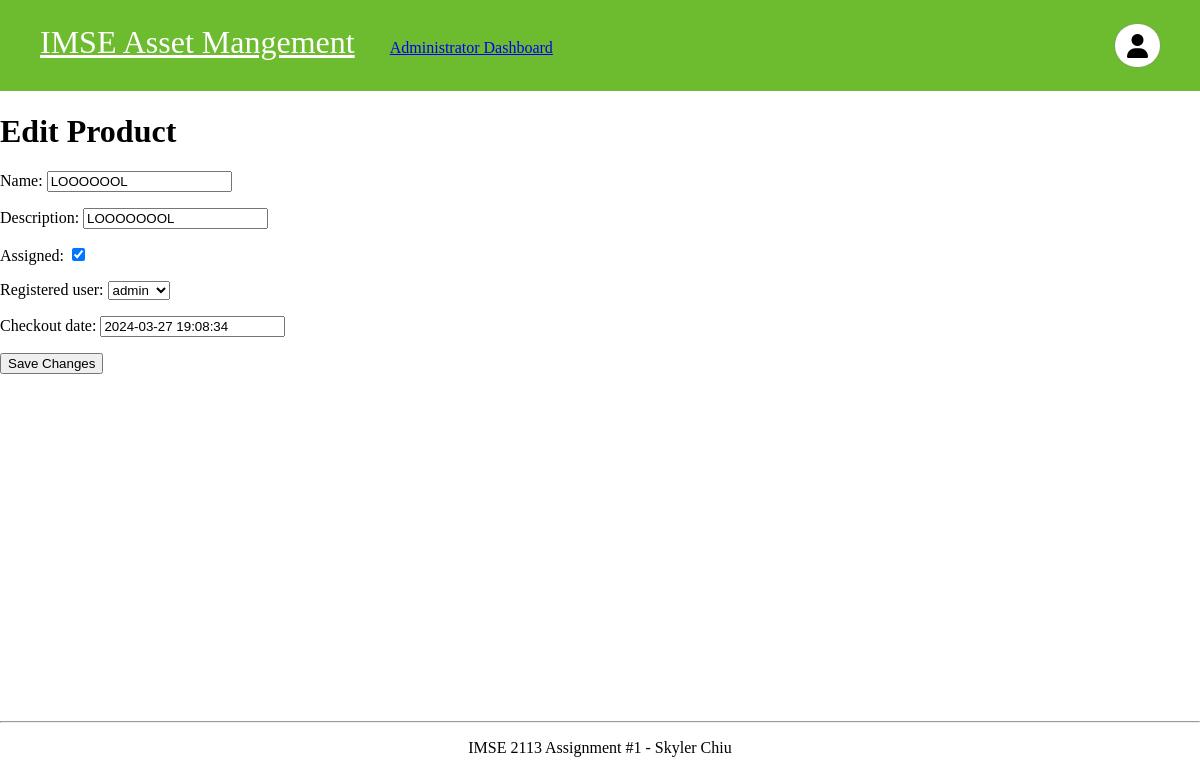
Before: /asset/5/update/ with the older database file.
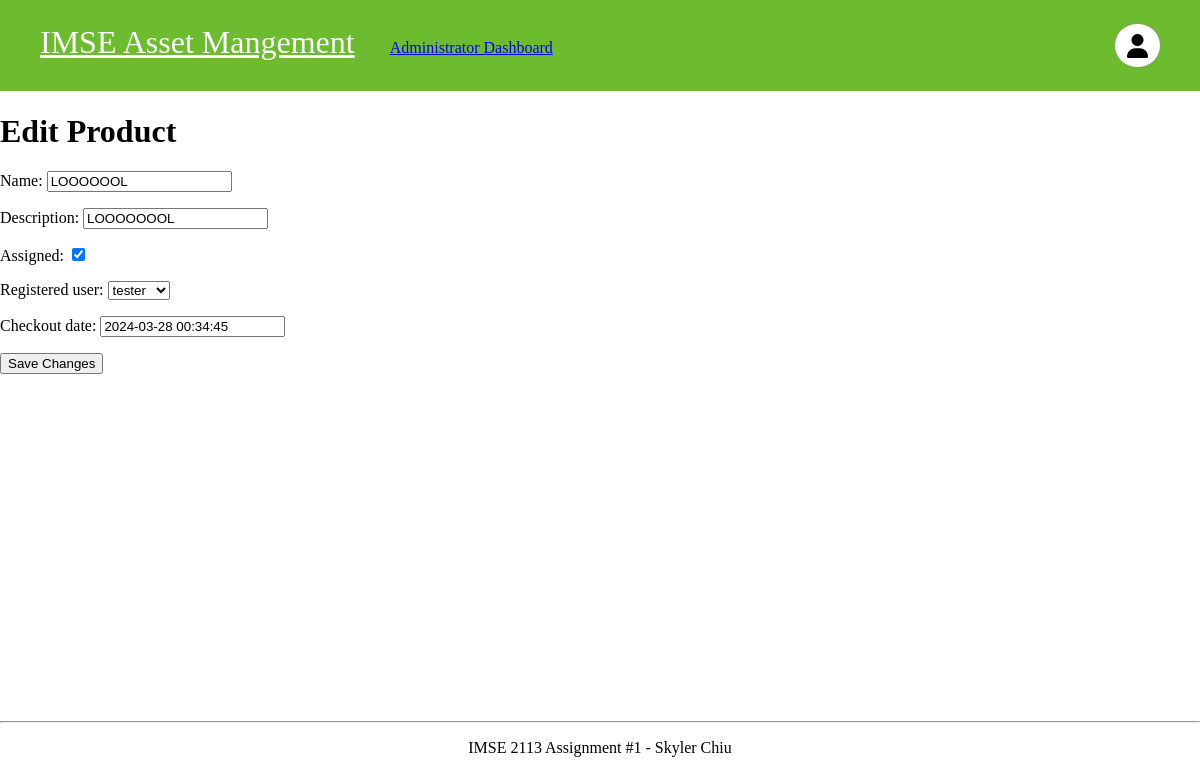
After: the same page with the newer database file.
### asset_management/models.py (models this page shows, shortened)
class Asset(models.Model):
    name = models.CharField(max_length=300)
    description = models.CharField(max_length=300, null = True, blank=True)
    assigned = models.BooleanField(default=False)
    registered_user = models.ForeignKey(User, on_delete=models.SET_NULL, null=True, blank=True)
    checkout_date = models.DateTimeField(null=True, blank=True)

### asset_management/views.py (the view, shortened to what this page needs)
# urls.py: path('asset/<int:pk>/update/', views.AssetUpdateView.as_view(), name='asset-update'),  # Update view
class AssetUpdateView(UpdateView):
    model = Asset
    fields = '__all__'  # Specify the fields you want to update
    template_name = 'asset_management/view-edit-asset.html'  # Template for updating
    success_url = '/home'  # Redirect URL after successful update
    def get_object(self, queryset=None):
        return Asset.objects.get(pk=self.kwargs['pk'])

### asset_management/templates/asset_management/view-edit-asset.html (shortened to what this page needs)
{% extends 'asset_management/layout.html' %}
{% block content %}
    <h1>Edit Product</h1>
    <form method="post">
        {{ form.as_p }}
        <button type="submit">Save Changes</button>
    </form>
{% endblock %}

Changed rows visible on the page:
changed Asset "LOOOOOOL": registered_user "admin" → "tester"; checkout_date "2024-03-27 19:08:34" → "2024-03-28 00:34:45"
